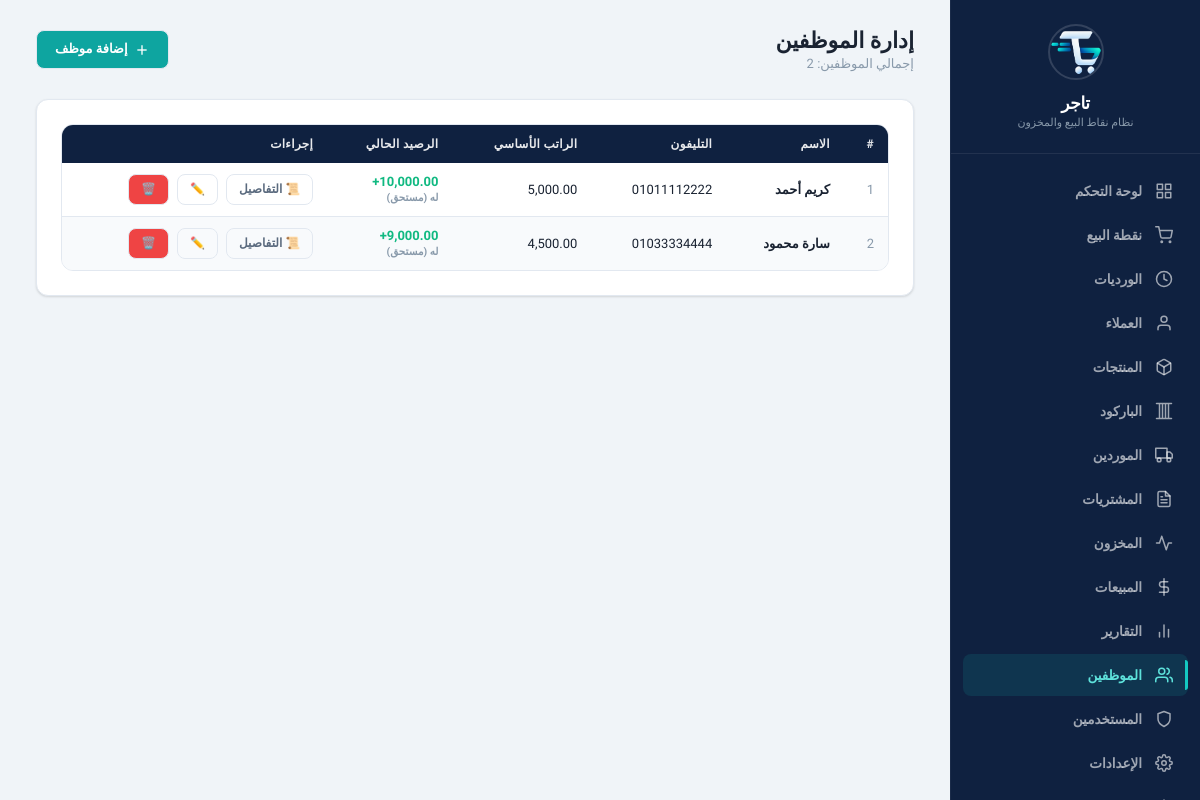
The page /?page=employees (signed in) on the database as committed earlier.
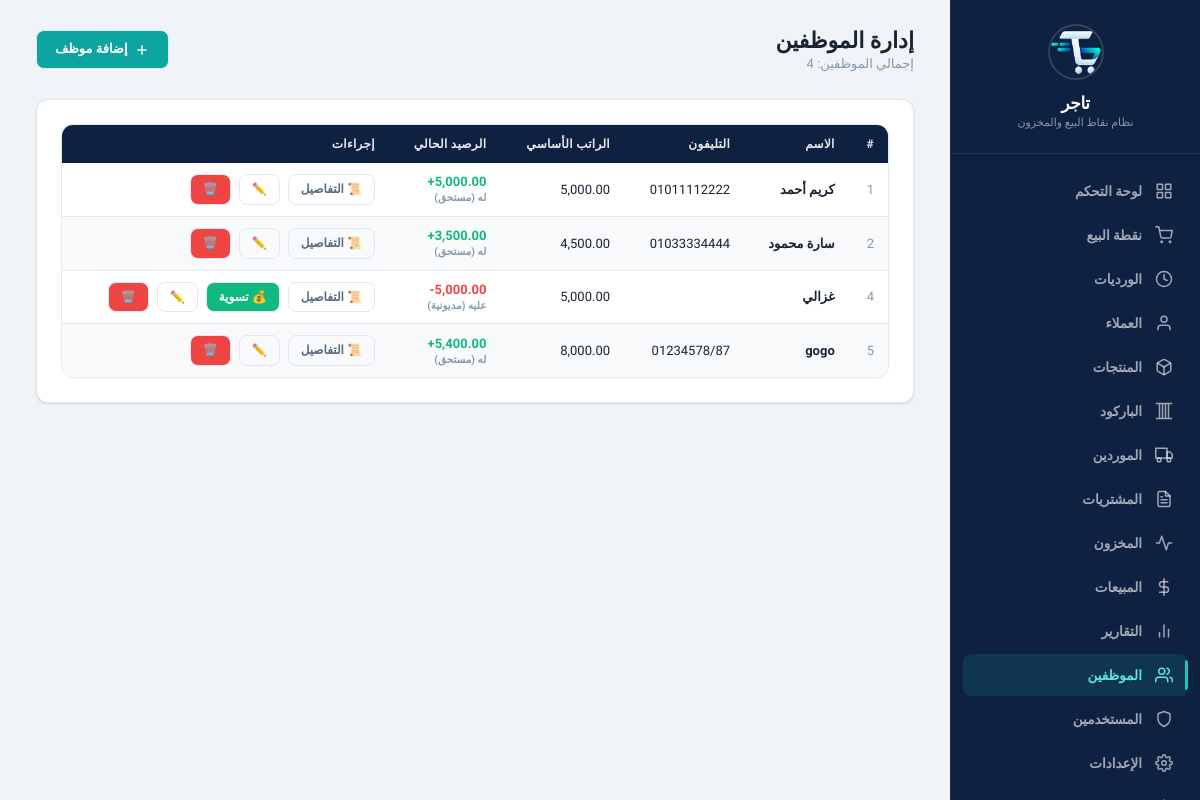
The same page on the database as committed later.
### tables this page shows
CREATE TABLE employees (
        id INTEGER PRIMARY KEY AUTOINCREMENT,
        name TEXT NOT NULL,
        phone TEXT,
        base_salary REAL DEFAULT 0,
        settings TEXT, -- JSON for extra settings if needed
        is_active INTEGER DEFAULT 1,
        created_at DATETIME DEFAULT CURRENT_TIMESTAMP
    );

### www/app/controllers/EmployeeController.php (called while the page is built, shortened)
<?php
class EmployeeController {
    public function index() {
        $employeeService = new EmployeeService();
        $employees = $employeeService->getAllWithBalance();
        include APP_PATH . '/views/layout/header.php';
        include APP_PATH . '/views/employees/index.php';
        include APP_PATH . '/views/layout/footer.php';
    }
}

### www/app/config/database.php (called while the page is built, shortened)
<?php
class Database {
    private static $instance = null;
    private $pdo;
    private function __construct() {
        $this->dbPath = __DIR__ . '/../../data/pos_system.db';
        try {
            $this->pdo = new PDO('sqlite:' . $this->dbPath);
            $this->pdo->setAttribute(PDO::ATTR_ERRMODE, PDO::ERRMODE_EXCEPTION);
            $this->pdo->setAttribute(PDO::ATTR_DEFAULT_FETCH_MODE, PDO::FETCH_ASSOC);
            $this->pdo->exec('PRAGMA journal_mode = WAL');
            $this->pdo->exec('PRAGMA foreign_keys = ON');
            $this->pdo->exec('PRAGMA busy_timeout = 5000');
            $this->pdo->exec('PRAGMA synchronous = NORMAL');
            $this->pdo->exec('PRAGMA cache_size = -8000');
            $this->pdo->exec('PRAGMA temp_store = MEMORY');
        } catch (PDOException $e) {
            die('Database connection failed: ' . $e->getMessage());
        }
    }
    public static function getInstance() {
        if (self::$instance === null) {
            self::$instance = new self();
        }
        return self::$instance;
    }
    public function getConnection() {
        return $this->pdo;
    }
    public function migrate() {
        $this->pdo->exec(
            "CREATE TABLE IF NOT EXISTS migrations (
                id INTEGER PRIMARY KEY AUTOINCREMENT,
                filename TEXT NOT NULL UNIQUE,
                applied_at TEXT NOT NULL DEFAULT (datetime('now', 'localtime'))
            )"
        );
    }
}

### www/app/services/EmployeeService.php (called while the page is built, shortened)
<?php
class EmployeeService {
    private $employeeRepo;
    public function __construct() {
        $this->employeeRepo = new EmployeeRepository();
    }
    public function runMonthlyAccrual() {
        $employees = $this->employeeRepo->getAllActive();
        $count = 0;
        return $count;
    }
    public function getBalance($employeeId) {
        $accruals     = $this->employeeRepo->getTotalAccruals($employeeId);
        $salaryPaid   = $this->employeeRepo->getTotalSalaryPaid($employeeId);
        $advances     = $this->employeeRepo->getTotalAdvances($employeeId);
        $settlements  = $this->employeeRepo->getTotalDebtSettlements($employeeId);
        return $accruals - $salaryPaid - $advances + $settlements;
    }
    public function getAllWithBalance() {
        $employees = $this->employeeRepo->getAllActive();
        foreach ($employees as &$emp) {
            $emp['ledger_balance'] = $this->getBalance($emp['id']);
        }
        return $employees;
    }
}

### www/app/repositories/EmployeeRepository.php (called while the page is built, shortened)
<?php
class EmployeeRepository {
    private $db;
    public function __construct() {
        $this->db = Database::getInstance()->getConnection();
    }
    public function getAllActive() {
        $stmt = $this->db->query("SELECT * FROM employees WHERE is_active = 1");
        return $stmt->fetchAll(PDO::FETCH_ASSOC);
    }
    public function getTotalAccruals($employeeId) {
        $stmt = $this->db->prepare("SELECT SUM(amount) FROM employee_accruals WHERE employee_id = ?");
        $stmt->execute([$employeeId]);
        return $stmt->fetchColumn() ?: 0;
    }
    public function getTotalSalaryPaid($employeeId) {
        $stmt = $this->db->prepare("SELECT COALESCE(SUM(amount), 0) FROM safe_transactions
                                   WHERE employee_id = ?
                                   AND type IN ('salary', 'salary_payment')
                                   AND status != 'reversed' AND transaction_type != 'reversal'");
        $stmt->execute([$employeeId]);
        return $stmt->fetchColumn() ?: 0;
    }
    public function getTotalAdvances($employeeId) {
        $stmt = $this->db->prepare("SELECT COALESCE(SUM(amount), 0) FROM safe_transactions
                                   WHERE employee_id = ?
                                   AND type = 'advance'
                                   AND status != 'reversed' AND transaction_type != 'reversal'");
        $stmt->execute([$employeeId]);
        return $stmt->fetchColumn() ?: 0;
    }
    public function getTotalDebtSettlements($employeeId) {
        $stmt = $this->db->prepare("SELECT COALESCE(SUM(amount), 0) FROM safe_transactions
                                   WHERE employee_id = ?
                                   AND type = 'debt_settlement'
                                   AND status != 'reversed' AND transaction_type != 'reversal'");
        $stmt->execute([$employeeId]);
        return $stmt->fetchColumn() ?: 0;
    }
}

### www/app/views/employees/index.php (the view, shortened to what the changed rows need)
<?php require_once 'app/views/layout/header.php'; ?>
<div class="page-header">
    <div>
        <h1>إدارة الموظفين</h1>
        <p class="subtitle">إجمالي الموظفين: <?= count($employees) ?></p>
    </div>
    <button class="btn btn-primary" onclick="openEmployeeModal()">
        <svg width="16" height="16" viewBox="0 0 24 24" fill="none" stroke="currentColor" stroke-width="2"><line x1="12" y1="5" x2="12" y2="19"></line><line x1="5" y1="12" x2="19" y2="12"></line></svg>
        إضافة موظف
    </button>
</div>
<div class="card">
    <div class="table-wrapper">
        <table>
            <thead>
                <tr>
                    <th>#</th>
                    <th>الاسم</th>
                    <th>التليفون</th>
                    <th>الراتب الأساسي</th>
                    <th>الرصيد الحالي</th>
                    <th>إجراءات</th>
                </tr>
            </thead>
            <tbody>
                <?php foreach ($employees as $emp): ?>
                <tr>
                    <td class="text-muted"><?= $emp['id'] ?></td>
                    <td class="fw-bold"><?= htmlspecialchars($emp['name']) ?></td>
                    <td><?= htmlspecialchars($emp['phone']) ?></td>
                    <td><?= number_format($emp['base_salary'], 2) ?></td>
                    <td style="font-weight:bold; direction:ltr; text-align:right;">
                        <?php
                            $bal = $emp['ledger_balance'];
                            $color = $bal >= 0 ? 'var(--success)' : 'var(--danger)';
                            $sign = $bal >= 0 ? '+' : '';
                        ?>
                        <span style="color:<?= $color ?>">
                            <?= $sign . number_format($bal, 2) ?>
                            <br>
                            <small style="font-size:0.8em; color:var(--text-muted)">
                                <?= $bal >= 0 ? 'له (مستحق)' : 'عليه (مديونية)' ?>
                            </small>
                        </span>
                    </td>
                    <td>
                        <div class="btn-group">
                            <button class="btn btn-sm btn-outline" onclick='showHistory(<?= $emp['id'] ?>, "<?= htmlspecialchars($emp['name']) ?>")'>📜 التفاصيل</button>
                            <?php if ($emp['ledger_balance'] < 0): ?>
                            <button class="btn btn-sm btn-success" onclick='openSettleModal(<?= $emp['id'] ?>, "<?= htmlspecialchars($emp['name']) ?>", <?= abs($emp['ledger_balance']) ?>)'>💰 تسوية</button>
                            <?php endif; ?>
                            <button class="btn btn-sm btn-ghost" onclick='editEmployee(<?= json_encode($emp) ?>)'>✏️</button>
                            <button class="btn btn-sm btn-danger" onclick="deleteEmployee(<?= $emp['id'] ?>)">🗑️</button>
                        </div>
                    </td>
                </tr>
                <?php endforeach; ?>
            </tbody>
        </table>
    </div>
</div>
<?php require_once 'app/views/layout/footer.php'; ?>

Rows that differ between the two databases and show on the page:
computed for employees "كريم أحمد": base_salary "10,000.00" → "5,000.00"
computed for employees "سارة محمود": bal "9,000.00" → "3,500.00"
added employees: id "4", name "غزالي", base_salary "5,000.00", bal "-5,000.00", shows "عليه (مديونية)"
added employees: id "5", name "gogo", phone "01234578/87", base_salary "8,000.00", sign "+", bal "5,400.00", shows "له (مستحق)"
Other text that changed with them:
count($employees): "2" → "4"
